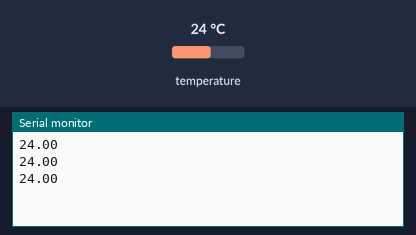
Recording of a sketch running on a simulated Arduino Uno, built with avr-gcc and run on an emulated ATmega328P. Parts: the last lines printed to the serial monitor. The inputs (shaded band) are chosen by the test bench; at power-on: temperature 24 °C.

Above: at 2.1 s.
2.2 s: temperature set to 12 °C
At 3.5 s:
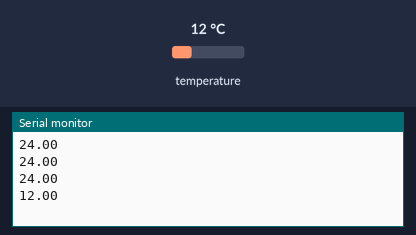
3.7 s: temperature set to 19 °C
At 4.3 s:
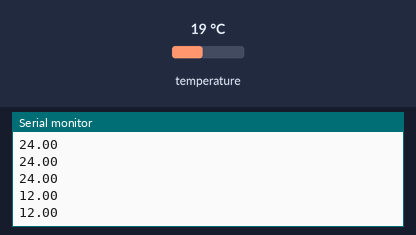
Timing chart, 0 to 6.7 s (numbered marks = the images above; inputs shaded):
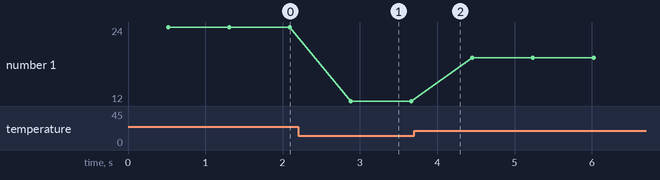

Measured:
- after the input at 2.2 s, the serial monitor: prints a new line after 0.68 s (image 1)
- plotted number 1: 24 → 12 after the input at 2.2 s, 12 → 19 after the input at 3.7 s

The sketch:

temperature.ino
```cpp
#include <SoftwareSerial.h>
#include <Wire.h>
#include <OneWire.h>
SoftwareSerial nodemcu(2,3);
OneWire  ds(10);
float temp;
char readdata;
String datas;
float limit;
void setup()
{
  Serial.begin(115200);
  nodemcu.begin(115200);
}
void loop()
{
  byte i;
  byte present = 0;
  byte type_s;
  byte data[12];
  byte addr[8];
  float celsius;

  if ( !ds.search(addr)) {
    ds.reset_search();
    delay(250);
    return;
  }
  if (OneWire::crc8(addr, 7) != addr[7]) {
      return;
  }
  switch (addr[0]) {
    case 0x10:
      type_s = 1;
      break;
    case 0x28:
      type_s = 0;
      break;
    case 0x22:
      type_s = 0;
      break;
    default:
      return;
  }

  ds.reset();
  ds.select(addr);
  ds.write(0x44, 1);        // start conversion, with parasite power on at the end
  delay(500);
  present = ds.reset();
  ds.select(addr);
  ds.write(0xBE);         // Read Scratchpad
  for ( i = 0; i < 9; i++) {
    data[i] = ds.read();
  }

  int16_t raw = (data[1] << 8) | data[0];
  if (type_s) {
    raw = raw << 3; // 9 bit resolution default
    if (data[7] == 0x10) {
      raw = (raw & 0xFFF0) + 12 - data[6];
    }
  } else {
    byte cfg = (data[4] & 0x60);
    if (cfg == 0x00) raw = raw & ~7;  // 9 bit resolution, 93.75 ms
    else if (cfg == 0x20) raw = raw & ~3; // 10 bit res, 187.5 ms
    else if (cfg == 0x40) raw = raw & ~1; // 11 bit res, 375 ms
  }
  celsius = (float)raw / 16.0;

  temp=celsius;

  if(nodemcu.available()==0)
  {
    Serial.println(temp);
    nodemcu.println(temp);
  }
  if(nodemcu.available()>0){
    limit = nodemcu.parseFloat();
    delay(100);
    //Serial.println(limit);
   }

}
```
